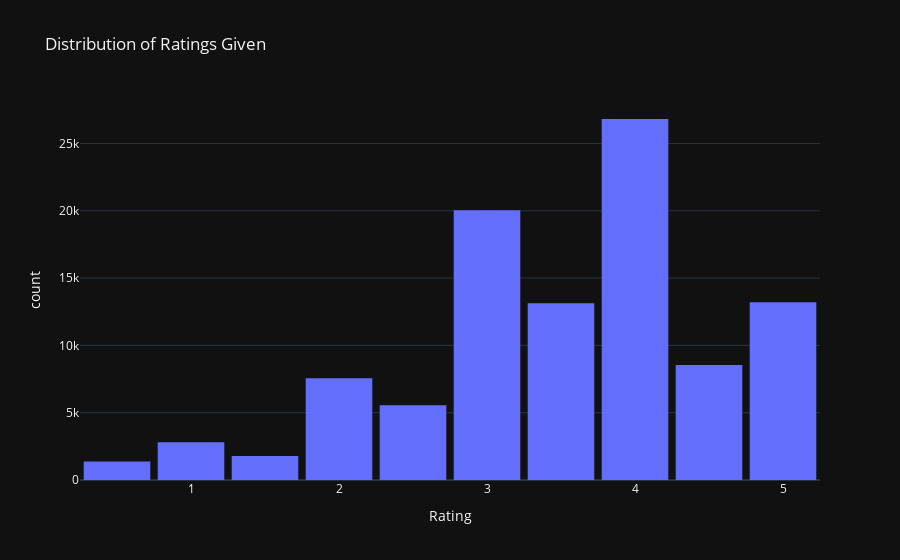

Notebook code for this chart:
### Code cell
# Graph 2: Distribution of given ratings
fig2 = px.histogram(
    ratings_df,
    x="rating",
    nbins=10,
    title="Distribution of Ratings Given",
    labels={"rating": "Rating"},
)
fig2.update_layout(bargap=0.1)
fig2.show()

### Figure 1 — Plotly figure (JSON) as saved in the notebook; plotly's stock layout.template omitted (floating-point values rounded to 4 significant figures; data arrays with more than 128 entries replaced by an {"elided": "..."} marker saying what was removed)
{"data": [{"bingroup": "x", "hovertemplate": "Rating=%{x}<br>count=%{y}<extra></extra>", "legendgroup": "", "marker": {"color": "#636efa", "pattern": {"shape": ""}}, "name": "", "nbinsx": 10, "orientation": "v", "showlegend": false, "x": {"elided": "100836 float values"}, "xaxis": "x", "yaxis": "y", "type": "histogram"}], "layout": {"xaxis": {"anchor": "y", "domain": [0.0, 1.0], "title": {"text": "Rating"}}, "yaxis": {"anchor": "x", "domain": [0.0, 1.0], "title": {"text": "count"}}, "legend": {"tracegroupgap": 0}, "title": {"text": "Distribution of Ratings Given"}, "barmode": "relative", "bargap": 0.1}}
